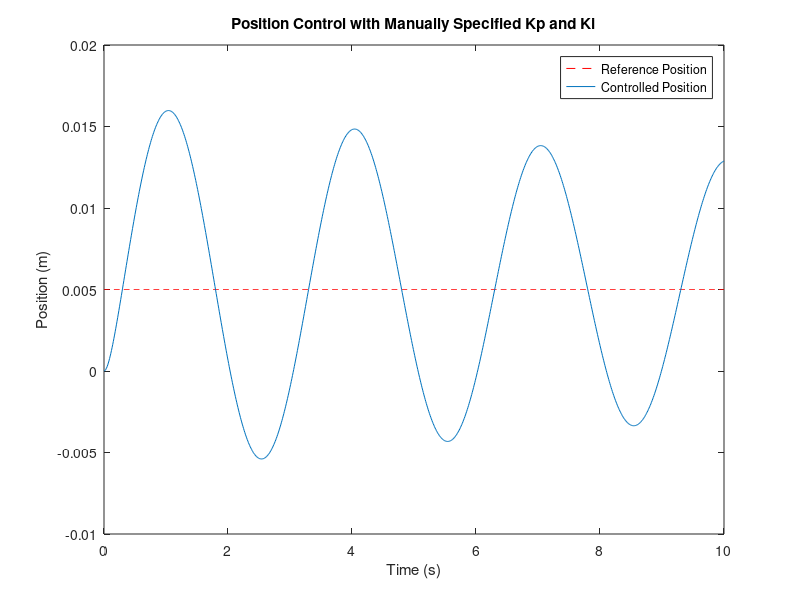

MATLAB code to generate this figure:
% Define the transfer function of the reference motor (G_ref) and controlled motor (G_controlled)
s = tf('s');
G_ref = 0.1 / (0.01*s^2 + 0.11*s + 0.1);
G_controlled = 0.1 / (0.01*s^2 + 0.11*s + 0.1);

% Input: Manually enter the values of Kp and Ki
Kp = input('Enter the value of Kp: ');
Ki = input('Enter the value of Ki: ');

% Define the control system transfer function (PI controller) with the specified gains
controller = tf([Kp, Ki], [1, 0]);

% Closed-loop transfer function with the reference and controlled motors
G_closed_loop = feedback(G_controlled * controller, G_ref);

% Time vector
t = 0:0.01:10;

% Input: Ask for the reference motor position in mm
reference_position_mm = input('Enter the reference motor position in mm: ');

% Convert the reference position to meters
reference_position = reference_position_mm / 1000;

% Simulate the closed-loop system with a step input
simulated_output = lsim(G_closed_loop, reference_position * ones(size(t)), t);

% Plot the results
plot(t, reference_position * ones(size(t)), 'r--', t, simulated_output);
title('Position Control with Manually Specified Kp and Ki');
xlabel('Time (s)');
ylabel('Position (m)');
legend('Reference Position', 'Controlled Position');
